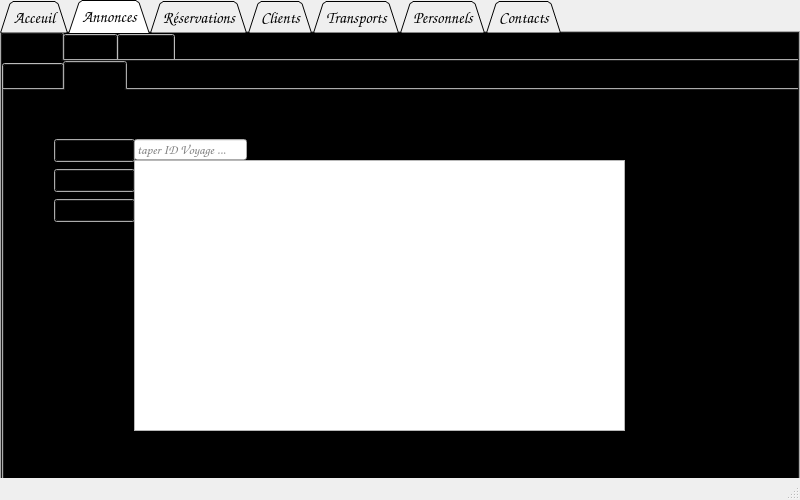
<?xml version="1.0" encoding="UTF-8"?>
<ui version="4.0">
 <class>MainWindow</class>
 <widget class="QMainWindow" name="MainWindow">
  <property name="geometry">
   <rect>
    <x>0</x>
    <y>0</y>
    <width>800</width>
    <height>500</height>
   </rect>
  </property>
  <property name="windowTitle">
   <string>MainWindow</string>
  </property>
  <widget class="QWidget" name="centralwidget">
   <widget class="QTabWidget" name="tab_general">
    <property name="geometry">
     <rect>
      <x>0</x>
      <y>0</y>
      <width>800</width>
      <height>500</height>
     </rect>
    </property>
    <property name="palette">
     <palette>
      <active>
       <colorrole role="Button">
        <brush brushstyle="SolidPattern">
         <color alpha="255">
          <red>0</red>
          <green>0</green>
          <blue>0</blue>
         </color>
        </brush>
       </colorrole>
       <colorrole role="Midlight">
        <brush brushstyle="SolidPattern">
         <color alpha="255">
          <red>0</red>
          <green>170</green>
          <blue>255</blue>
         </color>
        </brush>
       </colorrole>
       <colorrole role="Text">
        <brush brushstyle="SolidPattern">
         <color alpha="255">
          <red>170</red>
          <green>0</green>
          <blue>0</blue>
         </color>
        </brush>
       </colorrole>
       <colorrole role="PlaceholderText">
        <brush brushstyle="SolidPattern">
         <color alpha="128">
          <red>170</red>
          <green>0</green>
          <blue>0</blue>
         </color>
        </brush>
       </colorrole>
      </active>
      <inactive>
       <colorrole role="Button">
        <brush brushstyle="SolidPattern">
         <color alpha="255">
          <red>0</red>
          <green>0</green>
          <blue>0</blue>
         </color>
        </brush>
       </colorrole>
       <colorrole role="Midlight">
        <brush brushstyle="SolidPattern">
         <color alpha="255">
          <red>0</red>
          <green>170</green>
          <blue>255</blue>
         </color>
        </brush>
       </colorrole>
       <colorrole role="Text">
        <brush brushstyle="SolidPattern">
         <color alpha="255">
          <red>170</red>
          <green>0</green>
          <blue>0</blue>
         </color>
        </brush>
       </colorrole>
       <colorrole role="PlaceholderText">
        <brush brushstyle="SolidPattern">
         <color alpha="128">
          <red>170</red>
          <green>0</green>
          <blue>0</blue>
         </color>
        </brush>
       </colorrole>
      </inactive>
      <disabled>
       <colorrole role="Button">
        <brush brushstyle="SolidPattern">
         <color alpha="255">
          <red>0</red>
          <green>0</green>
          <blue>0</blue>
         </color>
        </brush>
       </colorrole>
       <colorrole role="Midlight">
        <brush brushstyle="SolidPattern">
         <color alpha="255">
          <red>0</red>
          <green>170</green>
          <blue>255</blue>
         </color>
        </brush>
       </colorrole>
       <colorrole role="Text">
        <brush brushstyle="SolidPattern">
         <color alpha="255">
          <red>120</red>
          <green>120</green>
          <blue>120</blue>
         </color>
        </brush>
       </colorrole>
       <colorrole role="PlaceholderText">
        <brush brushstyle="SolidPattern">
         <color alpha="128">
          <red>0</red>
          <green>0</green>
          <blue>0</blue>
         </color>
        </brush>
       </colorrole>
      </disabled>
     </palette>
    </property>
    <property name="font">
     <font>
      <family>Comic Sans MS</family>
      <pointsize>12</pointsize>
     </font>
    </property>
    <property name="tabPosition">
     <enum>QTabWidget::North</enum>
    </property>
    <property name="tabShape">
     <enum>QTabWidget::Triangular</enum>
    </property>
    <property name="currentIndex">
     <number>1</number>
    </property>
    <widget class="QWidget" name="tab_acceuil">
     <attribute name="title">
      <string>Acceuil</string>
     </attribute>
    </widget>
    <widget class="QWidget" name="tab_annonces">
     <attribute name="title">
      <string>Annonces</string>
     </attribute>
     <widget class="QTabWidget" name="tab_type">
      <property name="enabled">
       <bool>true</bool>
      </property>
      <property name="geometry">
       <rect>
        <x>-2</x>
        <y>-1</y>
        <width>800</width>
        <height>460</height>
       </rect>
      </property>
      <property name="palette">
       <palette>
        <active>
         <colorrole role="PlaceholderText">
          <brush brushstyle="SolidPattern">
           <color alpha="128">
            <red>0</red>
            <green>0</green>
            <blue>0</blue>
           </color>
          </brush>
         </colorrole>
        </active>
        <inactive>
         <colorrole role="PlaceholderText">
          <brush brushstyle="SolidPattern">
           <color alpha="128">
            <red>0</red>
            <green>0</green>
            <blue>0</blue>
           </color>
          </brush>
         </colorrole>
        </inactive>
        <disabled>
         <colorrole role="PlaceholderText">
          <brush brushstyle="SolidPattern">
           <color alpha="128">
            <red>0</red>
            <green>0</green>
            <blue>0</blue>
           </color>
          </brush>
         </colorrole>
        </disabled>
       </palette>
      </property>
      <property name="font">
       <font>
        <pointsize>10</pointsize>
       </font>
      </property>
      <property name="focusPolicy">
       <enum>Qt::TabFocus</enum>
      </property>
      <property name="tabPosition">
       <enum>QTabWidget::North</enum>
      </property>
      <property name="tabShape">
       <enum>QTabWidget::Rounded</enum>
      </property>
      <property name="currentIndex">
       <number>0</number>
      </property>
      <property name="elideMode">
       <enum>Qt::ElideMiddle</enum>
      </property>
      <property name="usesScrollButtons">
       <bool>true</bool>
      </property>
      <property name="documentMode">
       <bool>false</bool>
      </property>
      <property name="tabsClosable">
       <bool>false</bool>
      </property>
      <property name="movable">
       <bool>false</bool>
      </property>
      <property name="tabBarAutoHide">
       <bool>false</bool>
      </property>
      <widget class="QWidget" name="tab_voyage">
       <attribute name="title">
        <string>Voyages</string>
       </attribute>
       <widget class="QTabWidget" name="tab_CRUD">
        <property name="geometry">
         <rect>
          <x>0</x>
          <y>0</y>
          <width>800</width>
          <height>460</height>
         </rect>
        </property>
        <property name="currentIndex">
         <number>1</number>
        </property>
        <widget class="QWidget" name="tab_ajouter">
         <attribute name="title">
          <string>Ajouter</string>
         </attribute>
         <widget class="QLabel" name="label">
          <property name="geometry">
           <rect>
            <x>70</x>
            <y>40</y>
            <width>91</width>
            <height>21</height>
           </rect>
          </property>
          <property name="text">
           <string>ID_Voyage :</string>
          </property>
         </widget>
         <widget class="QLabel" name="label_2">
          <property name="geometry">
           <rect>
            <x>70</x>
            <y>70</y>
            <width>51</width>
            <height>21</height>
           </rect>
          </property>
          <property name="text">
           <string>Type :</string>
          </property>
         </widget>
         <widget class="QLabel" name="label_3">
          <property name="geometry">
           <rect>
            <x>70</x>
            <y>110</y>
            <width>101</width>
            <height>20</height>
           </rect>
          </property>
          <property name="text">
           <string>Destination :</string>
          </property>
         </widget>
         <widget class="QLabel" name="label_4">
          <property name="geometry">
           <rect>
            <x>70</x>
            <y>140</y>
            <width>81</width>
            <height>16</height>
           </rect>
          </property>
          <property name="text">
           <string>Date_dep :</string>
          </property>
         </widget>
         <widget class="QLabel" name="label_5">
          <property name="geometry">
           <rect>
            <x>70</x>
            <y>170</y>
            <width>91</width>
            <height>16</height>
           </rect>
          </property>
          <property name="text">
           <string>Date_retour :</string>
          </property>
         </widget>
         <widget class="QLabel" name="label_6">
          <property name="geometry">
           <rect>
            <x>70</x>
            <y>200</y>
            <width>81</width>
            <height>16</height>
           </rect>
          </property>
          <property name="text">
           <string>ID_Bus</string>
          </property>
         </widget>
         <widget class="QLabel" name="label_7">
          <property name="geometry">
           <rect>
            <x>70</x>
            <y>230</y>
            <width>101</width>
            <height>16</height>
           </rect>
          </property>
          <property name="text">
           <string>Description :</string>
          </property>
         </widget>
         <widget class="QLineEdit" name="line_id_voyage">
          <property name="geometry">
           <rect>
            <x>230</x>
            <y>40</y>
            <width>113</width>
            <height>20</height>
           </rect>
          </property>
          <property name="placeholderText">
           <string>taper id voyage</string>
          </property>
         </widget>
         <widget class="QLineEdit" name="line_dest">
          <property name="geometry">
           <rect>
            <x>230</x>
            <y>110</y>
            <width>113</width>
            <height>20</height>
           </rect>
          </property>
          <property name="placeholderText">
           <string>taper destination</string>
          </property>
         </widget>
         <widget class="QLineEdit" name="line_id_bus">
          <property name="geometry">
           <rect>
            <x>230</x>
            <y>200</y>
            <width>113</width>
            <height>20</height>
           </rect>
          </property>
          <property name="placeholderText">
           <string>taper id BUS</string>
          </property>
         </widget>
         <widget class="QPushButton" name="ajouter_but">
          <property name="geometry">
           <rect>
            <x>260</x>
            <y>280</y>
            <width>81</width>
            <height>31</height>
           </rect>
          </property>
          <property name="text">
           <string>Ajouter</string>
          </property>
         </widget>
         <widget class="QPushButton" name="mod_voy_but">
          <property name="geometry">
           <rect>
            <x>160</x>
            <y>280</y>
            <width>71</width>
            <height>31</height>
           </rect>
          </property>
          <property name="text">
           <string>Modifier</string>
          </property>
         </widget>
         <widget class="QDateEdit" name="date_dep_voy">
          <property name="geometry">
           <rect>
            <x>230</x>
            <y>140</y>
            <width>110</width>
            <height>22</height>
           </rect>
          </property>
         </widget>
         <widget class="QDateEdit" name="date_retour_voy">
          <property name="geometry">
           <rect>
            <x>230</x>
            <y>170</y>
            <width>110</width>
            <height>22</height>
           </rect>
          </property>
         </widget>
         <widget class="QComboBox" name="combo_descri_voy">
          <property name="geometry">
           <rect>
            <x>230</x>
            <y>230</y>
            <width>111</width>
            <height>22</height>
           </rect>
          </property>
          <item>
           <property name="text">
            <string>None</string>
           </property>
          </item>
          <item>
           <property name="text">
            <string>*</string>
           </property>
          </item>
          <item>
           <property name="text">
            <string>* *</string>
           </property>
          </item>
          <item>
           <property name="text">
            <string>* * *</string>
           </property>
          </item>
          <item>
           <property name="text">
            <string>* * * * </string>
           </property>
          </item>
          <item>
           <property name="text">
            <string>* * * * *</string>
           </property>
          </item>
          <item>
           <property name="text">
            <string/>
           </property>
          </item>
         </widget>
         <widget class="QComboBox" name="combo_type_voyage">
          <property name="geometry">
           <rect>
            <x>230</x>
            <y>70</y>
            <width>111</width>
            <height>22</height>
           </rect>
          </property>
          <item>
           <property name="text">
            <string>None</string>
           </property>
          </item>
          <item>
           <property name="text">
            <string>Croisiere</string>
           </property>
          </item>
          <item>
           <property name="text">
            <string>Sejour</string>
           </property>
          </item>
          <item>
           <property name="text">
            <string>Colonie</string>
           </property>
          </item>
          <item>
           <property name="text">
            <string>Excursion</string>
           </property>
          </item>
         </widget>
        </widget>
        <widget class="QWidget" name="tab_afficher">
         <attribute name="title">
          <string>Afficher</string>
         </attribute>
         <widget class="QTableView" name="tableVoyage">
          <property name="geometry">
           <rect>
            <x>130</x>
            <y>70</y>
            <width>491</width>
            <height>271</height>
           </rect>
          </property>
         </widget>
         <widget class="QPushButton" name="trier_voy_but">
          <property name="geometry">
           <rect>
            <x>50</x>
            <y>109</y>
            <width>81</width>
            <height>23</height>
           </rect>
          </property>
          <property name="text">
           <string>Trier</string>
          </property>
         </widget>
         <widget class="QLineEdit" name="line_supp_chercher_voy">
          <property name="geometry">
           <rect>
            <x>130</x>
            <y>49</y>
            <width>113</width>
            <height>21</height>
           </rect>
          </property>
          <property name="placeholderText">
           <string>taper ID Voyage ...</string>
          </property>
         </widget>
         <widget class="QPushButton" name="chercher_voy">
          <property name="geometry">
           <rect>
            <x>50</x>
            <y>79</y>
            <width>81</width>
            <height>23</height>
           </rect>
          </property>
          <property name="text">
           <string>Chercher</string>
          </property>
         </widget>
         <widget class="QPushButton" name="supprimer">
          <property name="geometry">
           <rect>
            <x>50</x>
            <y>49</y>
            <width>81</width>
            <height>23</height>
           </rect>
          </property>
          <property name="text">
           <string>Supprimer</string>
          </property>
         </widget>
         <zorder>trier_voy_but</zorder>
         <zorder>line_supp_chercher_voy</zorder>
         <zorder>chercher_voy</zorder>
         <zorder>tableVoyage</zorder>
         <zorder>supprimer</zorder>
        </widget>
       </widget>
      </widget>
      <widget class="QWidget" name="tab_offres">
       <attribute name="title">
        <string>Offres</string>
       </attribute>
       <widget class="QTabWidget" name="tab_offre">
        <property name="geometry">
         <rect>
          <x>0</x>
          <y>0</y>
          <width>800</width>
          <height>470</height>
         </rect>
        </property>
        <property name="currentIndex">
         <number>1</number>
        </property>
        <widget class="QWidget" name="tab_ajouter_offre">
         <attribute name="title">
          <string>Ajouter</string>
         </attribute>
         <widget class="QLabel" name="label_11">
          <property name="geometry">
           <rect>
            <x>130</x>
            <y>80</y>
            <width>91</width>
            <height>21</height>
           </rect>
          </property>
          <property name="text">
           <string>PERIODE :</string>
          </property>
         </widget>
         <widget class="QLabel" name="label_14">
          <property name="geometry">
           <rect>
            <x>130</x>
            <y>170</y>
            <width>131</width>
            <height>16</height>
           </rect>
          </property>
          <property name="text">
           <string>DATE_RETOUR :</string>
          </property>
         </widget>
         <widget class="QLabel" name="label_13">
          <property name="geometry">
           <rect>
            <x>130</x>
            <y>140</y>
            <width>151</width>
            <height>16</height>
           </rect>
          </property>
          <property name="text">
           <string>DATE_DÉPART :</string>
          </property>
         </widget>
         <widget class="QLineEdit" name="line_id_offre">
          <property name="geometry">
           <rect>
            <x>290</x>
            <y>50</y>
            <width>113</width>
            <height>20</height>
           </rect>
          </property>
          <property name="placeholderText">
           <string>taper ID Offre</string>
          </property>
         </widget>
         <widget class="QLabel" name="label_10">
          <property name="geometry">
           <rect>
            <x>130</x>
            <y>50</y>
            <width>101</width>
            <height>16</height>
           </rect>
          </property>
          <property name="text">
           <string>ID_OFFRE :</string>
          </property>
         </widget>
         <widget class="QLabel" name="label_12">
          <property name="geometry">
           <rect>
            <x>130</x>
            <y>110</y>
            <width>141</width>
            <height>16</height>
           </rect>
          </property>
          <property name="text">
           <string>TYPE_VOYAGEURS :</string>
          </property>
         </widget>
         <widget class="QLabel" name="label_15">
          <property name="geometry">
           <rect>
            <x>130</x>
            <y>200</y>
            <width>151</width>
            <height>16</height>
           </rect>
          </property>
          <property name="text">
           <string>DESCRIPTION :</string>
          </property>
         </widget>
         <widget class="QPushButton" name="ajouter_offre">
          <property name="geometry">
           <rect>
            <x>320</x>
            <y>260</y>
            <width>81</width>
            <height>31</height>
           </rect>
          </property>
          <property name="text">
           <string>ajouter</string>
          </property>
         </widget>
         <widget class="QComboBox" name="combo_type_voy_offre">
          <property name="geometry">
           <rect>
            <x>290</x>
            <y>110</y>
            <width>111</width>
            <height>22</height>
           </rect>
          </property>
          <item>
           <property name="text">
            <string>None</string>
           </property>
          </item>
          <item>
           <property name="text">
            <string>Famille</string>
           </property>
          </item>
          <item>
           <property name="text">
            <string>Couple</string>
           </property>
          </item>
          <item>
           <property name="text">
            <string>jeune</string>
           </property>
          </item>
         </widget>
         <widget class="QComboBox" name="combo_periode">
          <property name="geometry">
           <rect>
            <x>290</x>
            <y>80</y>
            <width>111</width>
            <height>22</height>
           </rect>
          </property>
          <item>
           <property name="text">
            <string>None</string>
           </property>
          </item>
          <item>
           <property name="text">
            <string>NOEL</string>
           </property>
          </item>
          <item>
           <property name="text">
            <string>CHRISTMAS</string>
           </property>
          </item>
          <item>
           <property name="text">
            <string>OMRA</string>
           </property>
          </item>
          <item>
           <property name="text">
            <string>HAAJ</string>
           </property>
          </item>
         </widget>
         <widget class="QDateEdit" name="date_dep_offre">
          <property name="geometry">
           <rect>
            <x>290</x>
            <y>140</y>
            <width>110</width>
            <height>22</height>
           </rect>
          </property>
         </widget>
         <widget class="QDateEdit" name="date_retour_offre">
          <property name="geometry">
           <rect>
            <x>290</x>
            <y>170</y>
            <width>110</width>
            <height>22</height>
           </rect>
          </property>
         </widget>
         <widget class="QComboBox" name="combo_desc_offre">
          <property name="geometry">
           <rect>
            <x>290</x>
            <y>200</y>
            <width>111</width>
            <height>22</height>
           </rect>
          </property>
          <item>
           <property name="text">
            <string>None</string>
           </property>
          </item>
          <item>
           <property name="text">
            <string>*</string>
           </property>
          </item>
          <item>
           <property name="text">
            <string>* *</string>
           </property>
          </item>
          <item>
           <property name="text">
            <string>* * *</string>
           </property>
          </item>
         </widget>
        </widget>
        <widget class="QWidget" name="tab_afiicher_offre">
         <attribute name="title">
          <string>Afficher</string>
         </attribute>
         <widget class="QTableView" name="tableoffres">
          <property name="geometry">
           <rect>
            <x>140</x>
            <y>60</y>
            <width>491</width>
            <height>261</height>
           </rect>
          </property>
         </widget>
         <widget class="QPushButton" name="trier_offre_but">
          <property name="geometry">
           <rect>
            <x>60</x>
            <y>100</y>
            <width>81</width>
            <height>23</height>
           </rect>
          </property>
          <property name="text">
           <string>Trier</string>
          </property>
         </widget>
         <widget class="QPushButton" name="chercher_offre_but">
          <property name="geometry">
           <rect>
            <x>60</x>
            <y>70</y>
            <width>81</width>
            <height>23</height>
           </rect>
          </property>
          <property name="text">
           <string>Chercher</string>
          </property>
         </widget>
         <widget class="QLineEdit" name="line_supp_chercher_offre">
          <property name="geometry">
           <rect>
            <x>140</x>
            <y>40</y>
            <width>121</width>
            <height>20</height>
           </rect>
          </property>
          <property name="placeholderText">
           <string>taper ID Offre ...</string>
          </property>
         </widget>
         <widget class="QPushButton" name="offre_supprimer_but">
          <property name="geometry">
           <rect>
            <x>60</x>
            <y>40</y>
            <width>81</width>
            <height>23</height>
           </rect>
          </property>
          <property name="text">
           <string>Supprimer</string>
          </property>
         </widget>
        </widget>
       </widget>
      </widget>
      <widget class="QWidget" name="tab_events">
       <attribute name="title">
        <string>Events</string>
       </attribute>
       <widget class="QTabWidget" name="tab_event">
        <property name="geometry">
         <rect>
          <x>0</x>
          <y>-1</y>
          <width>800</width>
          <height>461</height>
         </rect>
        </property>
        <property name="font">
         <font>
          <family>Comic Sans MS</family>
          <pointsize>10</pointsize>
         </font>
        </property>
        <property name="currentIndex">
         <number>1</number>
        </property>
        <widget class="QWidget" name="tab_ajouter_event">
         <attribute name="title">
          <string>Ajouter</string>
         </attribute>
         <widget class="QLabel" name="label_16">
          <property name="geometry">
           <rect>
            <x>60</x>
            <y>50</y>
            <width>91</width>
            <height>21</height>
           </rect>
          </property>
          <property name="font">
           <font>
            <family>Comic Sans MS</family>
            <pointsize>10</pointsize>
           </font>
          </property>
          <property name="text">
           <string>ID_event :</string>
          </property>
         </widget>
         <widget class="QLabel" name="label_17">
          <property name="geometry">
           <rect>
            <x>60</x>
            <y>90</y>
            <width>91</width>
            <height>21</height>
           </rect>
          </property>
          <property name="font">
           <font>
            <family>Comic Sans MS</family>
            <pointsize>10</pointsize>
           </font>
          </property>
          <property name="text">
           <string>Nbre jours :</string>
          </property>
         </widget>
         <widget class="QLabel" name="label_18">
          <property name="geometry">
           <rect>
            <x>60</x>
            <y>130</y>
            <width>151</width>
            <height>31</height>
           </rect>
          </property>
          <property name="font">
           <font>
            <family>Comic Sans MS</family>
            <pointsize>10</pointsize>
           </font>
          </property>
          <property name="text">
           <string>Type Voyageurs :</string>
          </property>
         </widget>
         <widget class="QLabel" name="label_19">
          <property name="geometry">
           <rect>
            <x>60</x>
            <y>170</y>
            <width>71</width>
            <height>21</height>
           </rect>
          </property>
          <property name="font">
           <font>
            <family>Comic Sans MS</family>
            <pointsize>10</pointsize>
           </font>
          </property>
          <property name="text">
           <string>Prix :</string>
          </property>
         </widget>
         <widget class="QLabel" name="label_20">
          <property name="geometry">
           <rect>
            <x>60</x>
            <y>210</y>
            <width>91</width>
            <height>21</height>
           </rect>
          </property>
          <property name="font">
           <font>
            <family>Comic Sans MS</family>
            <pointsize>10</pointsize>
           </font>
          </property>
          <property name="text">
           <string>Description :</string>
          </property>
         </widget>
         <widget class="QLineEdit" name="line_id_event">
          <property name="geometry">
           <rect>
            <x>180</x>
            <y>50</y>
            <width>113</width>
            <height>20</height>
           </rect>
          </property>
          <property name="font">
           <font>
            <family>Comic Sans MS</family>
            <pointsize>10</pointsize>
           </font>
          </property>
          <property name="placeholderText">
           <string>ID event</string>
          </property>
         </widget>
         <widget class="QPushButton" name="ajouter_event_but">
          <property name="geometry">
           <rect>
            <x>210</x>
            <y>260</y>
            <width>81</width>
            <height>31</height>
           </rect>
          </property>
          <property name="font">
           <font>
            <family>Comic Sans MS</family>
            <pointsize>10</pointsize>
           </font>
          </property>
          <property name="text">
           <string>confirmer</string>
          </property>
         </widget>
         <widget class="QComboBox" name="combo_type_voy_event">
          <property name="geometry">
           <rect>
            <x>180</x>
            <y>130</y>
            <width>111</width>
            <height>22</height>
           </rect>
          </property>
          <property name="font">
           <font>
            <family>Comic Sans MS</family>
            <pointsize>10</pointsize>
           </font>
          </property>
          <item>
           <property name="text">
            <string>None</string>
           </property>
          </item>
          <item>
           <property name="text">
            <string>Famille</string>
           </property>
          </item>
          <item>
           <property name="text">
            <string>couple</string>
           </property>
          </item>
          <item>
           <property name="text">
            <string>groupe jeune</string>
           </property>
          </item>
         </widget>
         <widget class="QSpinBox" name="spinBox_event">
          <property name="geometry">
           <rect>
            <x>180</x>
            <y>90</y>
            <width>111</width>
            <height>22</height>
           </rect>
          </property>
          <property name="font">
           <font>
            <family>Comic Sans MS</family>
            <pointsize>10</pointsize>
           </font>
          </property>
         </widget>
         <widget class="QDoubleSpinBox" name="double_spin_event">
          <property name="geometry">
           <rect>
            <x>180</x>
            <y>170</y>
            <width>111</width>
            <height>22</height>
           </rect>
          </property>
          <property name="font">
           <font>
            <family>Comic Sans MS</family>
            <pointsize>10</pointsize>
           </font>
          </property>
         </widget>
         <widget class="QComboBox" name="combo_desc_event">
          <property name="geometry">
           <rect>
            <x>180</x>
            <y>210</y>
            <width>111</width>
            <height>22</height>
           </rect>
          </property>
          <item>
           <property name="text">
            <string>None</string>
           </property>
          </item>
          <item>
           <property name="text">
            <string>*</string>
           </property>
          </item>
          <item>
           <property name="text">
            <string>* *</string>
           </property>
          </item>
          <item>
           <property name="text">
            <string>* * * </string>
           </property>
          </item>
         </widget>
        </widget>
        <widget class="QWidget" name="tab_afficher_event">
         <attribute name="title">
          <string>Afficher</string>
         </attribute>
         <widget class="QTableView" name="tableevents">
          <property name="geometry">
           <rect>
            <x>130</x>
            <y>60</y>
            <width>511</width>
            <height>291</height>
           </rect>
          </property>
         </widget>
         <widget class="QPushButton" name="trier_event_but">
          <property name="geometry">
           <rect>
            <x>50</x>
            <y>100</y>
            <width>81</width>
            <height>23</height>
           </rect>
          </property>
          <property name="text">
           <string>Trier</string>
          </property>
         </widget>
         <widget class="QPushButton" name="chercher_event_but">
          <property name="geometry">
           <rect>
            <x>50</x>
            <y>70</y>
            <width>81</width>
            <height>23</height>
           </rect>
          </property>
          <property name="text">
           <string>Chercher</string>
          </property>
         </widget>
         <widget class="QLineEdit" name="line_supp_chercher_event">
          <property name="geometry">
           <rect>
            <x>130</x>
            <y>40</y>
            <width>111</width>
            <height>21</height>
           </rect>
          </property>
          <property name="placeholderText">
           <string>taper ID ...</string>
          </property>
         </widget>
         <widget class="QPushButton" name="supprimer_event_but">
          <property name="geometry">
           <rect>
            <x>50</x>
            <y>40</y>
            <width>81</width>
            <height>23</height>
           </rect>
          </property>
          <property name="text">
           <string>Supprimer</string>
          </property>
         </widget>
         <widget class="QPushButton" name="stat_event_but">
          <property name="geometry">
           <rect>
            <x>50</x>
            <y>130</y>
            <width>81</width>
            <height>23</height>
           </rect>
          </property>
          <property name="text">
           <string>Statistiques</string>
          </property>
         </widget>
        </widget>
       </widget>
      </widget>
     </widget>
    </widget>
    <widget class="QWidget" name="tab_reservations">
     <attribute name="title">
      <string>Réservations</string>
     </attribute>
    </widget>
    <widget class="QWidget" name="tab_clients">
     <attribute name="title">
      <string>Clients</string>
     </attribute>
    </widget>
    <widget class="QWidget" name="tab_transport">
     <attribute name="title">
      <string>Transports</string>
     </attribute>
    </widget>
    <widget class="QWidget" name="tab_personnels">
     <attribute name="title">
      <string>Personnels</string>
     </attribute>
    </widget>
    <widget class="QWidget" name="tab_contacts">
     <attribute name="title">
      <string>Contacts</string>
     </attribute>
    </widget>
   </widget>
  </widget>
  <widget class="QStatusBar" name="statusbar"/>
 </widget>
 <resources/>
 <connections/>
</ui>
